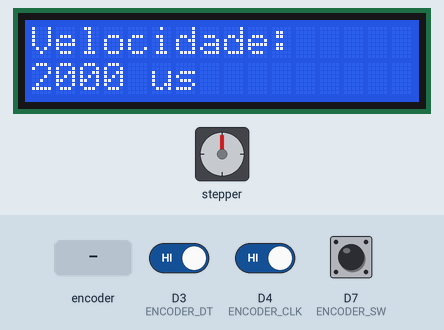
Recording of a program running on a simulated ESP8266 (Wemos D1 mini). Parts: stepper motor, 16×2 character LCD. Wiring (inferred from the names in the program): stepper motor driver (200 steps per turn assumed): step D2; direction D1; enable D8. The inputs (shaded band) are chosen by the test bench; at power-on: D7 (ENCODER_SW) HIGH, D3 (ENCODER_DT) HIGH, D4 (ENCODER_CLK) HIGH.

Above: at 1.2 s.
1.3 s: rotary encoder on D4 (ENCODER_CLK) / D3 (ENCODER_DT) turned 3 steps (first pin leading)
At 3.0 s:
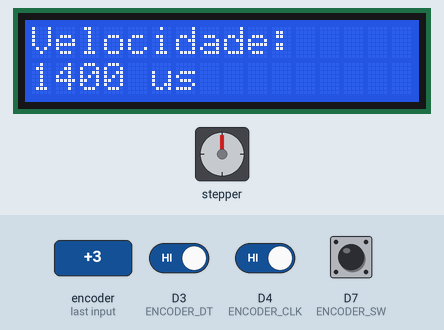
3.4 s: rotary encoder on D4 (ENCODER_CLK) / D3 (ENCODER_DT) turned 1 step (first pin leading)
At 4.7 s:
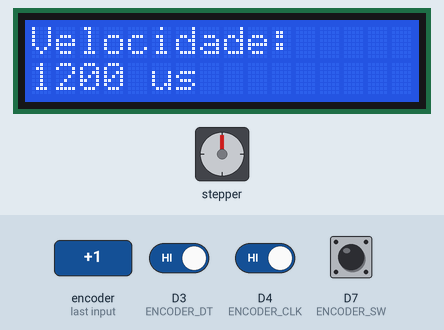
5.1 s: D7 (ENCODER_SW) driven LOW
At 6.6 s:
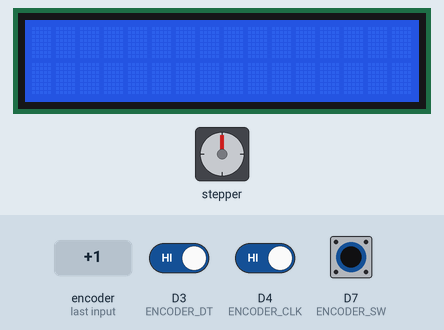
6.9 s: D7 (ENCODER_SW) driven HIGH
At 7.5 s:
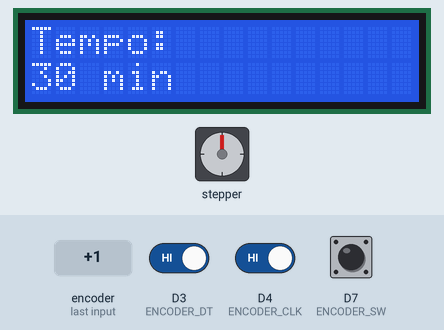
8.4 s: D7 (ENCODER_SW) pulsed LOW 2 times (0.12 s each, 0.3 s apart)
At 9.19 s:
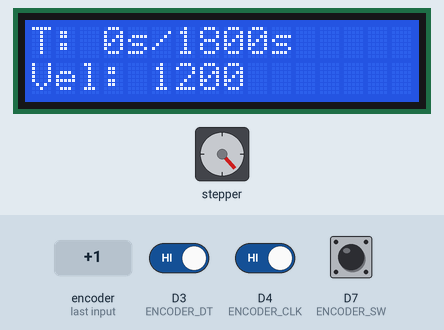
11.4 s: D7 (ENCODER_SW) driven LOW
At 12.6 s:
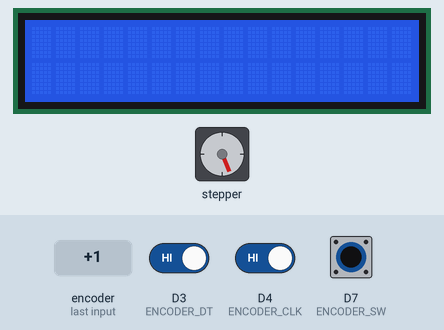
Timing chart, 0 to 14.2 s (numbered marks = the images above; inputs shaded):
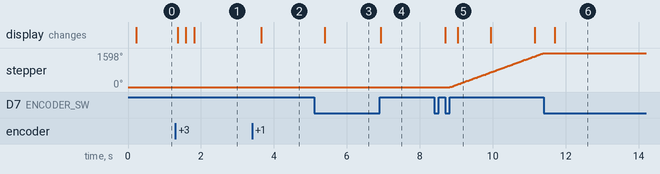

Measured:
- after the input at 1.3 s, the display: first changes after 0.07 s (image 1 shows a later state)
- after the input at 3.4 s, the display: changes after 0.25 s (image 2)
- after the input at 5.1 s, the display: changes after 0.30 s (image 3)
- after the input at 6.9 s, the display: changes at once (image 4)
- after the input at 8.4 s, stepper: keeps turning clockwise at about 619°/s, starting after 0.42 s; the display: first changes after 0.30 s (image 5 shows a later state)
- after the input at 11.4 s, the display: changes after 0.30 s (image 6)

The program:

main.cpp
```cpp
#include <Arduino.h>
#include <Wire.h>
#include <LiquidCrystal_I2C.h>
#include <AccelStepper.h>


#define STEP_PIN D2
#define DIR_PIN  D1

#define EN_PIN   D8
#define ENCODER_CLK D4
#define ENCODER_DT  D3
#define ENCODER_SW  D7

#define tela_sda D5
#define tela_scl D6
#define MENU_VELOCIDADE 0
#define MENU_TEMPO      1
#define ESTADO_RODANDO  2
#define ESTADO_FIM      3

LiquidCrystal_I2C lcd(0x27, 16, 2);

unsigned long tempoInicio;
unsigned long tempoAtual;
unsigned long lastDisplayUpdate = 0;
long velocidadeAtual = 2000;
long velocidadeAlvo  = 2000;
long velocidadeMin   = 400;
long velocidadeMax   = 3000;
int lastCLK;
bool motorLigado = false;
int estadoatual = MENU_VELOCIDADE;
int minutosparados = 0;
int minutosalvo =30;

void girarMotor();

void lerEncoder();

void rampaVelocidade();

void atualizarDisplay();

void pararMotor();

void ligarMotor();

void verificarBotao();

void setup() {
    pinMode(STEP_PIN, OUTPUT);
    pinMode(DIR_PIN, OUTPUT);
    pinMode(EN_PIN, OUTPUT);

    pinMode(ENCODER_CLK, INPUT_PULLUP);
    pinMode(ENCODER_DT, INPUT_PULLUP);
    pinMode(ENCODER_SW, INPUT_PULLUP);

    digitalWrite(DIR_PIN, HIGH);
    digitalWrite(EN_PIN, HIGH);

    Wire.begin(tela_sda, tela_scl);
    lcd.init();
    lcd.backlight();
    tempoInicio = millis();
    lastCLK = digitalRead(ENCODER_CLK);
}

void loop() {
    verificarBotao();
    lerEncoder();
    rampaVelocidade();

    if (estadoatual == ESTADO_RODANDO)
    {
        girarMotor();
        unsigned long tempoDecorrido = (millis() - tempoInicio) / 1000;
        if (tempoDecorrido >= minutosalvo * 60) {
            estadoatual = ESTADO_FIM;
            pararMotor();
            lcd.clear();
            lcd.setCursor(0, 0);
            lcd.print("Processo");
            lcd.setCursor(0, 1);
            lcd.print("Concluido!");
        }
    }

if (millis() - lastDisplayUpdate > 200) {
        atualizarDisplay();
        lastDisplayUpdate = millis();
    }
}

void girarMotor() {
    digitalWrite(STEP_PIN, HIGH);
    delayMicroseconds(velocidadeAtual);
    digitalWrite(STEP_PIN, LOW);
    delayMicroseconds(velocidadeAtual);
}

void lerEncoder() {
    int estadoCLK = digitalRead(ENCODER_CLK);
    if (estadoCLK != lastCLK) {
        if (estadoatual == MENU_VELOCIDADE) {
            if (digitalRead(ENCODER_DT) != estadoCLK) {
                velocidadeAlvo -= 100;
            } else {
                velocidadeAlvo += 100;
            }
            if (velocidadeAlvo < velocidadeMin) velocidadeAlvo = velocidadeMin;
            if (velocidadeAlvo > velocidadeMax) velocidadeAlvo = velocidadeMax;
        }
        else if (estadoatual == MENU_TEMPO) {
            if (digitalRead(ENCODER_DT) != estadoCLK) {
                minutosalvo += 1;
            } else {
                minutosalvo -= 1;
            }
            if (minutosalvo < 1) minutosalvo = 1;
            if (minutosalvo > 120) minutosalvo = 120;
        }
    }
    lastCLK = estadoCLK;
}

void rampaVelocidade() {
    if (velocidadeAtual < velocidadeAlvo) {
        velocidadeAtual += 10;
    } else if (velocidadeAtual > velocidadeAlvo) {
        velocidadeAtual -= 10;
    }
}

void atualizarDisplay() {
    if (estadoatual == MENU_VELOCIDADE) {
        lcd.setCursor(0, 0);
        lcd.print("Velocidade:     ");
        lcd.setCursor(0, 1);
        lcd.print(velocidadeAlvo);
        lcd.print(" us     ");
    }
    else if (estadoatual == MENU_TEMPO) {
        lcd.setCursor(0, 0);
        lcd.print("Tempo:          ");
        lcd.setCursor(0, 1);
        lcd.print(minutosalvo);
        lcd.print(" min     ");
    }
    else if (estadoatual == ESTADO_RODANDO) {
        tempoAtual = (millis() - tempoInicio) / 1000;
        lcd.setCursor(0, 0);
        lcd.print("T: ");
        lcd.print(tempoAtual);
        lcd.print("s/");
        lcd.print(minutosalvo * 60);
        lcd.print("s  ");
        lcd.setCursor(0, 1);
        lcd.print("Vel: ");
        lcd.print(velocidadeAtual);
        lcd.print("    ");
    }
}

void pararMotor() {
    digitalWrite(EN_PIN, HIGH);
    motorLigado = false;
}

void ligarMotor() {
    digitalWrite(EN_PIN, LOW);
    motorLigado = true;
}

void verificarBotao() {
    if (digitalRead(ENCODER_SW) == LOW) {
        delay(300);

        if (estadoatual == MENU_VELOCIDADE) {
            estadoatual = MENU_TEMPO;
            lcd.clear();
        }
        else if (estadoatual == MENU_TEMPO) {
            estadoatual = ESTADO_RODANDO;
            tempoInicio = millis();
            ligarMotor();
            lcd.clear();
        }
        else if (estadoatual == ESTADO_RODANDO) {
            estadoatual = MENU_VELOCIDADE;
            pararMotor();
            lcd.clear();
        }
        else if (estadoatual == ESTADO_FIM) {
            estadoatual = MENU_VELOCIDADE;
            lcd.clear();
        }

        while (digitalRead(ENCODER_SW) == LOW);
    }
}
```
